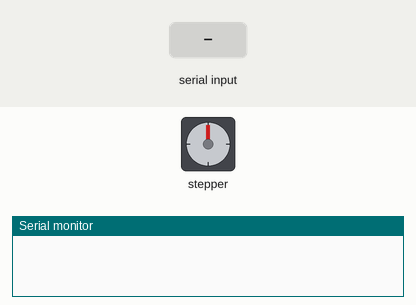
The sketch below on a simulated Arduino Uno, built with avr-gcc and run on an emulated ATmega328P. Shown: stepper motor, the last lines printed to the serial monitor. Wiring (inferred from the names in the program): stepper motor driver (200 steps per turn assumed): step pin 3; direction pin 2. The test bench sets the inputs (shaded band).

Above: at 1.2 s.
1.3 s: "m" received over Serial
At 3.9 s:
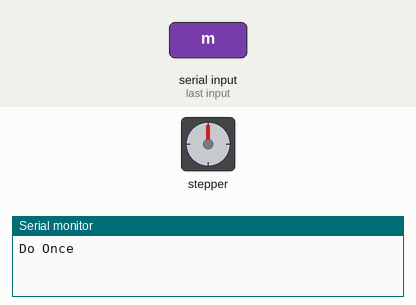
4.3 s: "M" received over Serial
At 6.3 s:
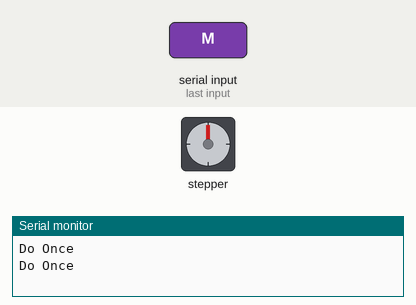
Timing chart, 0 to 11.6 s (numbered marks = the images above; inputs shaded):
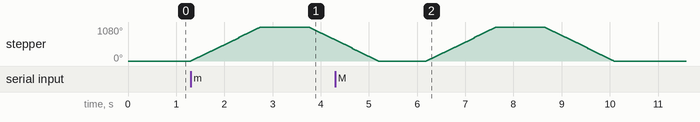

Measured:
- after the input at 1.3 s, stepper: turns 1080° clockwise in 1.4 s, then 407° counter-clockwise in 0.54 s

The sketch:

stepper_motor_cwccw_controll.ino
```cpp
// Drive Stepper motor using A4988 stepper motor driver
// for more info visit iknowvations.in

// first define the pins
const int DirPin = 2;    // this pin defines direction CW or CCW
const int StepPin = 3;   // pulse this pin to move one step
const int SPR = 200;    // Steps per revolution
const int ONCE = 600;

void setup()
{
  Serial.begin(57600);
  // Make pins as Outputs
  pinMode(StepPin, OUTPUT);
  pinMode(DirPin, OUTPUT);
}
void loop()
{
  if(Serial.available())
  {
    char ch=Serial.read();
    if(ch=='c'||ch=='C')
    {
      // First let us rotate shaft clockwise
      digitalWrite(DirPin, HIGH);   // defines the direction to clockwise
      Serial.println("clockwise");
      // Pulse the step pin
      for(int x = 0; x < SPR; x++)
      {
        digitalWrite(StepPin, HIGH);
        delayMicroseconds(1200);
        digitalWrite(StepPin, LOW);
        delayMicroseconds(1200);
      }
      delay(1000); // Short delay of one second
    }

    if(ch=='o'||ch=='O')
    {
      // Now rotate shaft counterclockwise
      digitalWrite(DirPin, LOW);
      Serial.println("counterclockwise");
      // Again pulse the step pin
      for(int x = 0; x < SPR; x++)
      {
        digitalWrite(StepPin, HIGH);
        delayMicroseconds(1200);
        digitalWrite(StepPin, LOW);
        delayMicroseconds(1200);
      }
      delay(1000); // Short delay of one second
    }

        if(ch=='m'||ch=='M')
    {
      // Now rotate shaft counterclockwise
      digitalWrite(DirPin, HIGH);
      Serial.println("Do Once");
      // Again pulse the step pin
      for(int x = 0; x < ONCE; x++)
      {
        digitalWrite(StepPin, HIGH);
        delayMicroseconds(1200);
        digitalWrite(StepPin, LOW);
        delayMicroseconds(1200);
      }
      delay(1000); // Short delay of one second
      digitalWrite(DirPin, LOW);
      for(int x = 0; x < ONCE; x++)
      {
        digitalWrite(StepPin, HIGH);
        delayMicroseconds(1200);
        digitalWrite(StepPin, LOW);
        delayMicroseconds(1200);
      }
      delay(1000); // Short delay of one second
    }

  }
}
```
